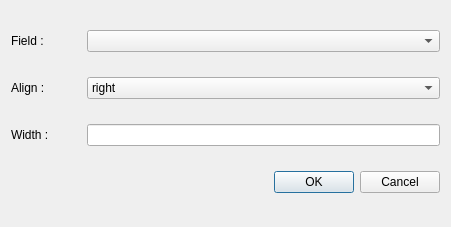
<?xml version="1.0" encoding="UTF-8"?>
<ui version="4.0">
 <class>Dialog</class>
 <widget class="QDialog" name="Dialog">
  <property name="geometry">
   <rect>
    <x>0</x>
    <y>0</y>
    <width>451</width>
    <height>227</height>
   </rect>
  </property>
  <property name="windowTitle">
   <string>Padding</string>
  </property>
  <layout class="QVBoxLayout" name="verticalLayout">
   <item>
    <layout class="QHBoxLayout" name="horizontalLayout_2">
     <item>
      <widget class="QLabel" name="label_2">
       <property name="minimumSize">
        <size>
         <width>70</width>
         <height>0</height>
        </size>
       </property>
       <property name="maximumSize">
        <size>
         <width>70</width>
         <height>16777215</height>
        </size>
       </property>
       <property name="text">
        <string>Field : </string>
       </property>
      </widget>
     </item>
     <item>
      <widget class="QComboBox" name="comboBox"/>
     </item>
    </layout>
   </item>
   <item>
    <layout class="QHBoxLayout" name="horizontalLayout_3">
     <item>
      <widget class="QLabel" name="label_3">
       <property name="minimumSize">
        <size>
         <width>70</width>
         <height>0</height>
        </size>
       </property>
       <property name="maximumSize">
        <size>
         <width>70</width>
         <height>16777215</height>
        </size>
       </property>
       <property name="text">
        <string>Align : </string>
       </property>
      </widget>
     </item>
     <item>
      <widget class="QComboBox" name="comboBox_2">
       <item>
        <property name="text">
         <string>right</string>
        </property>
       </item>
       <item>
        <property name="text">
         <string>left</string>
        </property>
       </item>
      </widget>
     </item>
    </layout>
   </item>
   <item>
    <layout class="QHBoxLayout" name="horizontalLayout">
     <item>
      <widget class="QLabel" name="label">
       <property name="minimumSize">
        <size>
         <width>70</width>
         <height>0</height>
        </size>
       </property>
       <property name="maximumSize">
        <size>
         <width>70</width>
         <height>16777215</height>
        </size>
       </property>
       <property name="text">
        <string>Width : </string>
       </property>
      </widget>
     </item>
     <item>
      <widget class="QLineEdit" name="lineEdit"/>
     </item>
    </layout>
   </item>
   <item>
    <widget class="QDialogButtonBox" name="buttonBox">
     <property name="orientation">
      <enum>Qt::Horizontal</enum>
     </property>
     <property name="standardButtons">
      <set>QDialogButtonBox::Cancel|QDialogButtonBox::Ok</set>
     </property>
    </widget>
   </item>
  </layout>
 </widget>
 <resources/>
 <connections>
  <connection>
   <sender>buttonBox</sender>
   <signal>accepted()</signal>
   <receiver>Dialog</receiver>
   <slot>accept()</slot>
   <hints>
    <hint type="sourcelabel">
     <x>248</x>
     <y>254</y>
    </hint>
    <hint type="destinationlabel">
     <x>157</x>
     <y>274</y>
    </hint>
   </hints>
  </connection>
  <connection>
   <sender>buttonBox</sender>
   <signal>rejected()</signal>
   <receiver>Dialog</receiver>
   <slot>reject()</slot>
   <hints>
    <hint type="sourcelabel">
     <x>316</x>
     <y>260</y>
    </hint>
    <hint type="destinationlabel">
     <x>286</x>
     <y>274</y>
    </hint>
   </hints>
  </connection>
 </connections>
</ui>
